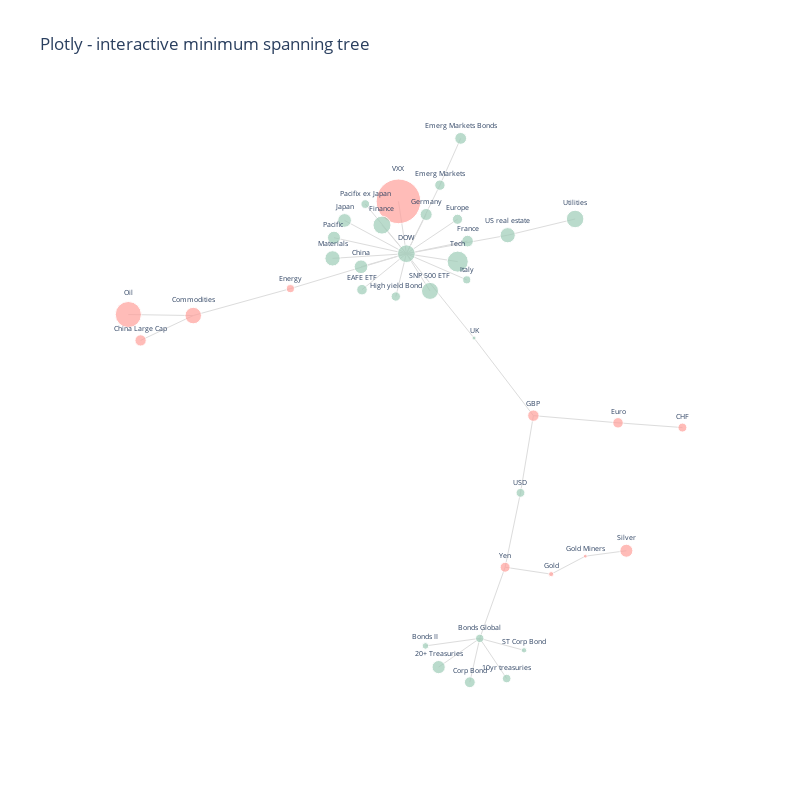

Write notebook code for a chart like this one.
### Markdown cell above
To plot the network we define the scatter plot (tracer) and line plot (tracer_marker) series and define some cosmetic parameters which dictate the graph layout.

### Code cell
# ---------------------------------------
# Plot graph
# ---------------------------------------

# edges
tracer = go.Scatter(x=Xedges, y=Yedges,
                    mode='lines',
                    line= dict(color='#DCDCDC', width=1),
                    hoverinfo='none',
                    showlegend=False)


# nodes
tracer_marker = go.Scatter(x=Xnodes, y=Ynodes,
                           mode='markers+text',
                           textposition='top center',
                           marker=dict(size=node_size,
                                            line=dict(width=1),
                                            color=node_colour),
                           hoverinfo='text',
                           hovertext=description,
                           text=node_label,
                           textfont=dict(size=7),
                           showlegend=False)


axis_style = dict(title='',
                  titlefont=dict(size=20),
                  showgrid=False,
                  zeroline=False,
                  showline=False,
                  ticks='',
                  showticklabels=False)


layout = dict(title='Plotly - interactive minimum spanning tree',
              width=800,
              height=800,
              autosize=False,
              showlegend=False,
              xaxis=axis_style,
              yaxis=axis_style,
              hovermode='closest',
             plot_bgcolor = '#fff')


fig = dict(data=[tracer, tracer_marker], layout=layout)

display(HTML("""<p>Node sizes are proportional to the size of annualised returns.<br>
                Node colours signify positive or negative returns since beginning of the timeframe.</p> """))
iplot(fig)

### Figure 1 — Plotly figure (JSON) as saved in the notebook; plotly's stock layout.template omitted (floating-point values rounded to 4 significant figures)
{"data": [{"hoverinfo": "none", "line": {"color": "#DCDCDC", "width": 1}, "mode": "lines", "showlegend": false, "type": "scatter", "x": [0.08882, 0.1422, null, 0.08882, 0.1455, null, 0.08882, 0.06789, null, 0.08882, -0.02541, null, 0.08882, 0.002305, null, 0.08882, 0.182, null, -0.5141, -0.6249, null, -0.5141, -0.6507, null, -0.5141, -0.3096, null, -0.0656, 0.004967, null, -0.0656, -0.159, null, -0.0656, -0.1521, null, -0.0656, -0.02399, null, -0.0656, 0.06143, null, -0.0656, -0.1957, null, -0.0656, 0.06315, null, -0.0656, 0.07678, null, -0.0656, -0.161, null, -0.0656, 0.1476, null, -0.0656, -0.08784, null, -0.0656, -0.01591, null, -0.0656, 0.04199, null, -0.0656, -0.2179, null, -0.0656, -0.08224, null, -0.0656, -0.221, null, -0.0656, -0.3096, null, -0.0656, -0.117, null, -0.0656, 0.04246, null, 0.004967, 0.04872, null, 0.07678, 0.2017, null, 0.2017, 0.3798, null, 0.2017, 0.1745, null, 0.3798, 0.5153, null, 0.1422, 0.2391, null, 0.1422, 0.1745, null, 0.3109, 0.2391, null, 0.3109, 0.3974, null, 0.1476, 0.2895, null], "y": [-0.861, -0.6354, null, -0.861, -0.9883, null, -0.861, -1, null, -0.861, -0.8848, null, -0.861, -0.952, null, -0.861, -0.8988, null, 0.1625, 0.08365, null, 0.1625, 0.1657, null, 0.1625, 0.2479, null, 0.3586, 0.576, null, 0.3586, 0.2446, null, 0.3586, 0.5159, null, 0.3586, 0.4829, null, 0.3586, 0.2757, null, 0.3586, 0.464, null, 0.3586, 0.3986, null, 0.3586, 0.09122, null, 0.3586, 0.3171, null, 0.3586, 0.4172, null, 0.3586, 0.2228, null, 0.3586, 0.2405, null, 0.3586, 0.4677, null, 0.3586, 0.4093, null, 0.3586, 0.5246, null, 0.3586, 0.3438, null, 0.3586, 0.2479, null, 0.3586, 0.4492, null, 0.3586, 0.3334, null, 0.576, 0.7242, null, 0.09122, -0.1548, null, -0.1548, -0.1776, null, -0.1548, -0.3996, null, -0.1776, -0.1926, null, -0.6354, -0.6573, null, -0.6354, -0.3996, null, -0.6004, -0.6573, null, -0.6004, -0.5831, null, 0.4172, 0.4686, null]}, {"hoverinfo": "text", "hovertext": ["<b>Bonds Global</b><br>Annualized Returns: 2.8%<br>Annualized Volatility: 3.2%<br><br>Strongest correlations with: <br>10yr treasuries: 0.94<br>20+ Treasuries: 0.90<br>Corp Bond: 0.89<br><br>Weakest correlations with: <br>GBP: 0.03<br>High yield Bond: -0.06<br>Emerg Markets: -0.07<br>", "<b>Commodities</b><br>Annualized Returns: -10.9%<br>Annualized Volatility: 15.1%<br><br>Strongest correlations with: <br>Oil: 0.88<br>Energy: 0.68<br>China Large Cap: 0.53<br><br>Weakest correlations with: <br>ST Corp Bond: 0.03<br>Yen: -0.03<br>CHF: 0.04<br>", "<b>DOW</b><br>Annualized Returns: 12.6%<br>Annualized Volatility: 11.8%<br><br>Strongest correlations with: <br>SNP 500 ETF: 0.97<br>Finance: 0.87<br>Tech: 0.85<br><br>Weakest correlations with: <br>Silver: 0.03<br>Gold Miners: 0.04<br>ST Corp Bond: -0.04<br>", "<b>Emerg Markets</b><br>Annualized Returns: 4.3%<br>Annualized Volatility: 18.5%<br><br>Strongest correlations with: <br>China: 0.84<br>Pacifix ex Japan: 0.82<br>Pacific : 0.81<br><br>Weakest correlations with: <br>Bonds II: -0.00<br>Gold: -0.01<br>CHF: -0.02<br>", "<b>EAFE ETF</b><br>Annualized Returns: 4.4%<br>Annualized Volatility: 14.7%<br><br>Strongest correlations with: <br>Europe: 0.95<br>France: 0.91<br>UK: 0.91<br><br>Weakest correlations with: <br>CHF: 0.02<br>ST Corp Bond: 0.05<br>Corp Bond: -0.06<br>", "<b>Emerg Markets Bonds</b><br>Annualized Returns: 5.6%<br>Annualized Volatility: 6.4%<br><br>Strongest correlations with: <br>Emerg Markets: 0.58<br>High yield Bond: 0.58<br>Pacifix ex Japan: 0.48<br><br>Weakest correlations with: <br>Yen: 0.07<br>CHF: 0.07<br>Euro: 0.12<br>", "<b>Pacifix ex Japan</b><br>Annualized Returns: 3.1%<br>Annualized Volatility: 16.2%<br><br>Strongest correlations with: <br>Pacific : 0.84<br>Emerg Markets: 0.82<br>EAFE ETF: 0.79<br><br>Weakest correlations with: <br>Corp Bond: -0.01<br>Gold: -0.01<br>CHF: -0.01<br>", "<b>Germany</b><br>Annualized Returns: 5.8%<br>Annualized Volatility: 17.9%<br><br>Strongest correlations with: <br>Europe: 0.93<br>France: 0.93<br>EAFE ETF: 0.88<br><br>Weakest correlations with: <br>CHF: 0.02<br>ST Corp Bond: 0.02<br>Gold Miners: 0.06<br>", "<b>Italy</b><br>Annualized Returns: 2.6%<br>Annualized Volatility: 23.8%<br><br>Strongest correlations with: <br>Europe: 0.88<br>France: 0.88<br>Germany: 0.84<br><br>Weakest correlations with: <br>ST Corp Bond: -0.01<br>CHF: 0.01<br>Gold Miners: 0.07<br>", "<b>Japan</b><br>Annualized Returns: 7.5%<br>Annualized Volatility: 15.7%<br><br>Strongest correlations with: <br>Pacific : 0.93<br>EAFE ETF: 0.79<br>SNP 500 ETF: 0.71<br><br>Weakest correlations with: <br>Gold Miners: 0.03<br>ST Corp Bond: 0.04<br>Silver: 0.05<br>", "<b>France</b><br>Annualized Returns: 5.4%<br>Annualized Volatility: 17.8%<br><br>Strongest correlations with: <br>Europe: 0.96<br>Germany: 0.93<br>EAFE ETF: 0.91<br><br>Weakest correlations with: <br>CHF: 0.05<br>ST Corp Bond: 0.05<br>Corp Bond: -0.07<br>", "<b>UK</b><br>Annualized Returns: 0.6%<br>Annualized Volatility: 16.9%<br><br>Strongest correlations with: <br>Europe: 0.94<br>EAFE ETF: 0.91<br>France: 0.85<br><br>Weakest correlations with: <br>CHF: 0.03<br>ST Corp Bond: 0.03<br>Corp Bond: -0.07<br>", "<b>GBP</b><br>Annualized Returns: -5.2%<br>Annualized Volatility: 9.6%<br><br>Strongest correlations with: <br>USD: -0.61<br>UK: 0.55<br>Euro: 0.51<br><br>Weakest correlations with: <br>10yr treasuries: -0.01<br>Bonds Global: 0.03<br>Corp Bond: 0.06<br>", "<b>China Large Cap</b><br>Annualized Returns: -5.1%<br>Annualized Volatility: 8.0%<br><br>Strongest correlations with: <br>Commodities: 0.53<br>Oil: 0.51<br>USD: -0.47<br><br>Weakest correlations with: <br>10yr treasuries: 0.01<br>20+ Treasuries: -0.08<br>Bonds Global: 0.08<br>", "<b>Euro</b><br>Annualized Returns: -4.4%<br>Annualized Volatility: 8.8%<br><br>Strongest correlations with: <br>USD: -0.96<br>CHF: 0.53<br>GBP: 0.51<br><br>Weakest correlations with: <br>US real estate: -0.01<br>Energy: -0.01<br>Materials: -0.02<br>", "<b>China</b><br>Annualized Returns: 7.5%<br>Annualized Volatility: 22.9%<br><br>Strongest correlations with: <br>Emerg Markets: 0.84<br>Pacifix ex Japan: 0.73<br>Pacific : 0.72<br><br>Weakest correlations with: <br>Corp Bond: -0.06<br>ST Corp Bond: 0.06<br>USD: 0.07<br>", "<b>Yen</b><br>Annualized Returns: -4.0%<br>Annualized Volatility: 9.6%<br><br>Strongest correlations with: <br>10yr treasuries: 0.56<br>USD: -0.54<br>Finance: -0.54<br><br>Weakest correlations with: <br>Commodities: -0.03<br>Utilities: 0.04<br>Emerg Markets Bonds: 0.07<br>", "<b>Gold Miners</b><br>Annualized Returns: -0.6%<br>Annualized Volatility: 41.6%<br><br>Strongest correlations with: <br>Gold: 0.79<br>Silver: 0.70<br>China Large Cap: 0.36<br><br>Weakest correlations with: <br>VXX: -0.03<br>Japan: 0.03<br>DOW: 0.04<br>", "<b>Gold</b><br>Annualized Returns: -1.1%<br>Annualized Volatility: 14.2%<br><br>Strongest correlations with: <br>Gold Miners: 0.79<br>Silver: 0.79<br>Yen: 0.52<br><br>Weakest correlations with: <br>Pacifix ex Japan: -0.01<br>Emerg Markets: -0.01<br>Energy: -0.02<br>", "<b>10yr treasuries</b><br>Annualized Returns: 2.9%<br>Annualized Volatility: 5.4%<br><br>Strongest correlations with: <br>Bonds Global: 0.94<br>20+ Treasuries: 0.93<br>Corp Bond: 0.86<br><br>Weakest correlations with: <br>China Large Cap: 0.01<br>GBP: -0.01<br>US real estate: 0.09<br>", "<b>US real estate</b><br>Annualized Returns: 9.3%<br>Annualized Volatility: 13.4%<br><br>Strongest correlations with: <br>SNP 500 ETF: 0.63<br>Utilities: 0.62<br>DOW: 0.59<br><br>Weakest correlations with: <br>Euro: -0.01<br>USD: -0.02<br>CHF: -0.04<br>", "<b>High yield Bond</b><br>Annualized Returns: 3.5%<br>Annualized Volatility: 6.2%<br><br>Strongest correlations with: <br>SNP 500 ETF: 0.67<br>Materials: 0.66<br>Emerg Markets: 0.64<br><br>Weakest correlations with: <br>Bonds II: 0.01<br>USD: -0.01<br>Euro: -0.02<br>", "<b>Corp Bond</b><br>Annualized Returns: 4.7%<br>Annualized Volatility: 5.0%<br><br>Strongest correlations with: <br>Bonds Global: 0.89<br>10yr treasuries: 0.86<br>20+ Treasuries: 0.85<br><br>Weakest correlations with: <br>Pacifix ex Japan: -0.01<br>Emerg Markets: 0.02<br>Pacific : -0.03<br>", "<b>Silver</b><br>Annualized Returns: -6.8%<br>Annualized Volatility: 22.2%<br><br>Strongest correlations with: <br>Gold: 0.79<br>Gold Miners: 0.70<br>Commodities: 0.35<br><br>Weakest correlations with: <br>VXX: -0.02<br>DOW: 0.03<br>Tech: 0.03<br>", "<b>SNP 500 ETF</b><br>Annualized Returns: 11.6%<br>Annualized Volatility: 12.1%<br><br>Strongest correlations with: <br>DOW: 0.97<br>Tech: 0.90<br>Finance: 0.87<br><br>Weakest correlations with: <br>ST Corp Bond: -0.02<br>Silver: 0.05<br>Gold Miners: 0.08<br>", "<b>Bonds II</b><br>Annualized Returns: 1.7%<br>Annualized Volatility: 4.7%<br><br>Strongest correlations with: <br>10yr treasuries: 0.84<br>Bonds Global: 0.83<br>20+ Treasuries: 0.79<br><br>Weakest correlations with: <br>Emerg Markets: -0.00<br>Pacifix ex Japan: -0.01<br>High yield Bond: 0.01<br>", "<b>20+ Treasuries</b><br>Annualized Returns: 7.0%<br>Annualized Volatility: 12.5%<br><br>Strongest correlations with: <br>10yr treasuries: 0.93<br>Bonds Global: 0.90<br>Corp Bond: 0.85<br><br>Weakest correlations with: <br>US real estate: 0.07<br>GBP: -0.07<br>China Large Cap: -0.08<br>", "<b>Oil</b><br>Annualized Returns: -27.3%<br>Annualized Volatility: 34.1%<br><br>Strongest correlations with: <br>Commodities: 0.88<br>Energy: 0.71<br>China Large Cap: 0.51<br><br>Weakest correlations with: <br>CHF: 0.00<br>ST Corp Bond: 0.01<br>Bonds II: 0.03<br>", "<b>USD</b><br>Annualized Returns: 3.1%<br>Annualized Volatility: 7.4%<br><br>Strongest correlations with: <br>Euro: -0.96<br>GBP: -0.61<br>CHF: -0.58<br><br>Weakest correlations with: <br>Materials: -0.00<br>Pacific : -0.00<br>High yield Bond: -0.01<br>", "<b>Europe</b><br>Annualized Returns: 4.1%<br>Annualized Volatility: 16.2%<br><br>Strongest correlations with: <br>France: 0.96<br>EAFE ETF: 0.95<br>UK: 0.94<br><br>Weakest correlations with: <br>ST Corp Bond: 0.05<br>CHF: 0.07<br>Corp Bond: -0.07<br>", "<b>Pacific </b><br>Annualized Returns: 6.8%<br>Annualized Volatility: 14.1%<br><br>Strongest correlations with: <br>Japan: 0.93<br>EAFE ETF: 0.87<br>Pacifix ex Japan: 0.84<br><br>Weakest correlations with: <br>USD: -0.00<br>Euro: -0.02<br>Corp Bond: -0.03<br>", "<b>VXX</b><br>Annualized Returns: -79.6%<br>Annualized Volatility: 60.3%<br><br>Strongest correlations with: <br>SNP 500 ETF: -0.84<br>DOW: -0.80<br>Tech: -0.75<br><br>Weakest correlations with: <br>Silver: -0.02<br>Gold Miners: -0.03<br>ST Corp Bond: 0.05<br>", "<b>Materials</b><br>Annualized Returns: 9.4%<br>Annualized Volatility: 15.6%<br><br>Strongest correlations with: <br>SNP 500 ETF: 0.83<br>DOW: 0.82<br>Finance: 0.74<br><br>Weakest correlations with: <br>ST Corp Bond: 0.00<br>USD: -0.00<br>Euro: -0.02<br>", "<b>Energy</b><br>Annualized Returns: -2.6%<br>Annualized Volatility: 20.8%<br><br>Strongest correlations with: <br>Materials: 0.73<br>Oil: 0.71<br>SNP 500 ETF: 0.69<br><br>Weakest correlations with: <br>ST Corp Bond: -0.00<br>Euro: -0.01<br>Gold: -0.02<br>", "<b>Finance</b><br>Annualized Returns: 13.0%<br>Annualized Volatility: 15.7%<br><br>Strongest correlations with: <br>DOW: 0.87<br>SNP 500 ETF: 0.87<br>Materials: 0.74<br><br>Weakest correlations with: <br>Silver: -0.05<br>Gold Miners: -0.07<br>GBP: 0.12<br>", "<b>Tech</b><br>Annualized Returns: 17.8%<br>Annualized Volatility: 14.3%<br><br>Strongest correlations with: <br>SNP 500 ETF: 0.90<br>DOW: 0.85<br>VXX: -0.75<br><br>Weakest correlations with: <br>ST Corp Bond: 0.01<br>Silver: 0.03<br>Gold Miners: 0.06<br>", "<b>Utilities</b><br>Annualized Returns: 12.3%<br>Annualized Volatility: 14.3%<br><br>Strongest correlations with: <br>US real estate: 0.62<br>SNP 500 ETF: 0.42<br>DOW: 0.40<br><br>Weakest correlations with: <br>Yen: 0.04<br>Oil: 0.07<br>CHF: 0.07<br>", "<b>ST Corp Bond</b><br>Annualized Returns: 1.2%<br>Annualized Volatility: 0.9%<br><br>Strongest correlations with: <br>Bonds Global: 0.60<br>Corp Bond: 0.58<br>10yr treasuries: 0.58<br><br>Weakest correlations with: <br>Materials: 0.00<br>Energy: -0.00<br>Tech: 0.01<br>", "<b>CHF</b><br>Annualized Returns: -3.2%<br>Annualized Volatility: 11.8%<br><br>Strongest correlations with: <br>USD: -0.58<br>Euro: 0.53<br>Yen: 0.39<br><br>Weakest correlations with: <br>Oil: 0.00<br>Pacifix ex Japan: -0.01<br>Italy: 0.01<br>"], "marker": {"color": ["#9eccb7", "#ffa09b", "#9eccb7", "#9eccb7", "#9eccb7", "#9eccb7", "#9eccb7", "#9eccb7", "#9eccb7", "#9eccb7", "#9eccb7", "#9eccb7", "#ffa09b", "#ffa09b", "#ffa09b", "#9eccb7", "#ffa09b", "#ffa09b", "#ffa09b", "#9eccb7", "#9eccb7", "#9eccb7", "#9eccb7", "#ffa09b", "#9eccb7", "#9eccb7", "#9eccb7", "#ffa09b", "#9eccb7", "#9eccb7", "#9eccb7", "#ffa09b", "#9eccb7", "#ffa09b", "#9eccb7", "#9eccb7", "#9eccb7", "#9eccb7", "#ffa09b"], "line": {"width": 1}, "size": [8.41, 16.52, 17.75, 10.4, 10.54, 11.79, 8.741, 12.02, 8.087, 13.67, 11.6, 4.001, 11.37, 11.28, 10.48, 13.72, 9.975, 3.781, 5.162, 8.552, 15.23, 9.334, 10.82, 13.01, 17.04, 6.562, 13.19, 26.12, 8.841, 10.16, 13.0, 44.62, 15.31, 8.02, 17.99, 21.09, 17.53, 5.401, 8.931]}, "mode": "markers+text", "showlegend": false, "text": ["Bonds Global", "Commodities", "DOW", "Emerg Markets", "EAFE ETF", "Emerg Markets Bonds", "Pacifix ex Japan", "Germany", "Italy", "Japan", "France", "UK", "GBP", "China Large Cap", "Euro", "China", "Yen", "Gold Miners", "Gold", "10yr treasuries", "US real estate", "High yield Bond", "Corp Bond", "Silver", "SNP 500 ETF", "Bonds II", "20+ Treasuries", "Oil", "USD", "Europe", "Pacific ", "VXX", "Materials", "Energy", "Finance", "Tech", "Utilities", "ST Corp Bond", "CHF"], "textfont": {"size": 7}, "textposition": "top center", "type": "scatter", "x": [0.08882, -0.5141, -0.0656, 0.004967, -0.159, 0.04872, -0.1521, -0.02399, 0.06143, -0.1957, 0.06315, 0.07678, 0.2017, -0.6249, 0.3798, -0.161, 0.1422, 0.3109, 0.2391, 0.1455, 0.1476, -0.08784, 0.06789, 0.3974, -0.01591, -0.02541, 0.002305, -0.6507, 0.1745, 0.04199, -0.2179, -0.08224, -0.221, -0.3096, -0.117, 0.04246, 0.2895, 0.182, 0.5153], "y": [-0.861, 0.1625, 0.3586, 0.576, 0.2446, 0.7242, 0.5159, 0.4829, 0.2757, 0.464, 0.3986, 0.09122, -0.1548, 0.08365, -0.1776, 0.3171, -0.6354, -0.6004, -0.6573, -0.9883, 0.4172, 0.2228, -1, -0.5831, 0.2405, -0.8848, -0.952, 0.1657, -0.3996, 0.4677, 0.4093, 0.5246, 0.3438, 0.2479, 0.4492, 0.3334, 0.4686, -0.8988, -0.1926]}], "layout": {"autosize": false, "height": 800, "hovermode": "closest", "plot_bgcolor": "#fff", "showlegend": false, "title": {"text": "Plotly - interactive minimum spanning tree"}, "width": 800, "xaxis": {"showgrid": false, "showline": false, "showticklabels": false, "ticks": "", "title": {"font": {"size": 20}, "text": ""}, "zeroline": false}, "yaxis": {"showgrid": false, "showline": false, "showticklabels": false, "ticks": "", "title": {"font": {"size": 20}, "text": ""}, "zeroline": false}}}
